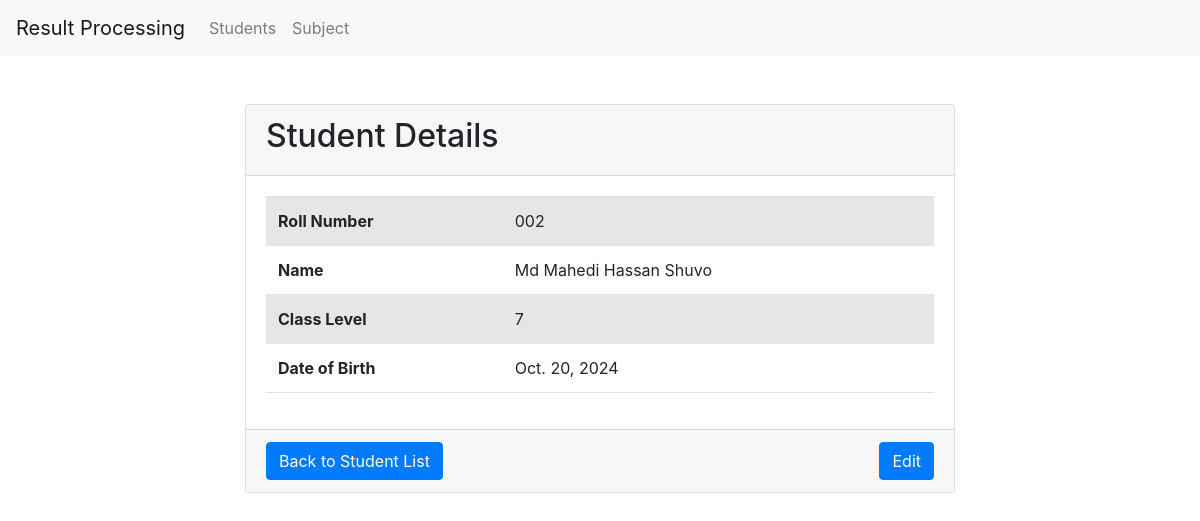
/results/v1/students/2/details/, run on an earlier commit of the app's database.
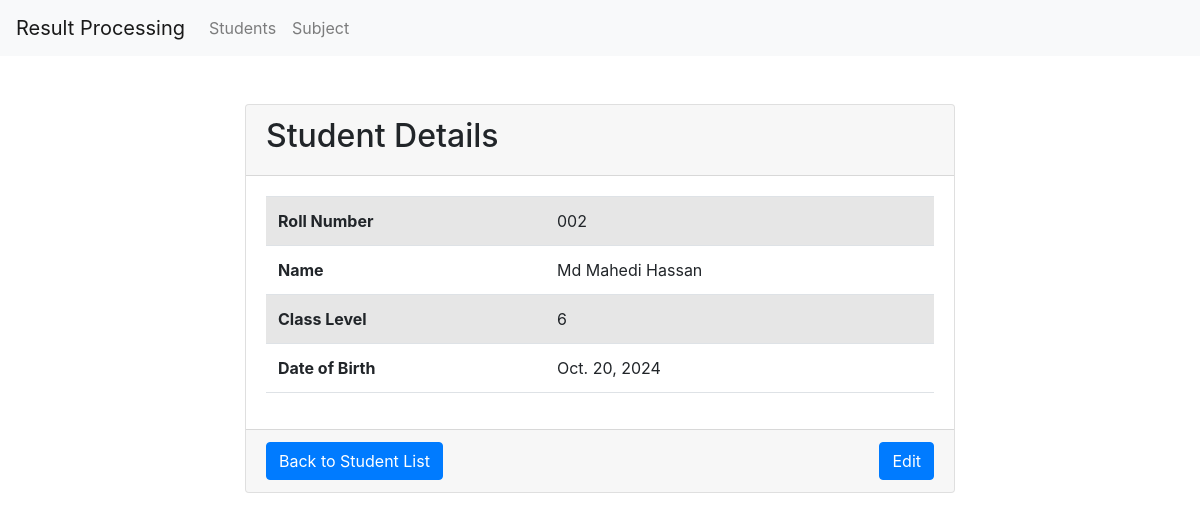
And on a later commit of the database.
### results/models.py (models this page shows, shortened)
class Student(models.Model):
    roll_number = models.CharField(max_length=20, unique=True)
    name = models.CharField(max_length=100)
    class_level = models.CharField(max_length=20)
    date_of_birth = models.DateField()

### results/views.py (the view)
class StudentDetailsView(DetailView):
    model = Student
    template_name = "students/student_details.html"
    context_object_name = "student"
    def get_object(self):
        return self.model.objects.get(pk=self.kwargs['pk'])

### results/templates/students/student_details.html (shortened to what this page needs)
{% extends 'base.html' %}
{% block content %}
<div class="container mt-5">
    <div class="row">
        <div class="col-md-8 offset-md-2">
            <div class="card">
                <div class="card-header">
                    <h2>Student Details</h2>
                </div>
                <div class="card-body">
                    <table class="table table-striped">
                        <tbody>
                            <tr>
                                <th scope="row">Roll Number</th>
                                <td>{{ student.roll_number }}</td>
                            </tr>
                            <tr>
                                <th scope="row">Name</th>
                                <td>{{ student.name }}</td>
                            </tr>
                            <tr>
                                <th scope="row">Class Level</th>
                                <td>{{ student.class_level }}</td>
                            </tr>
                            <tr>
                                <th scope="row">Date of Birth</th>
                                <td>{{ student.date_of_birth }}</td>
                            </tr>
                        </tbody>
                    </table>
                </div>
                <div class="card-footer d-flex justify-content-between align-items-center">
                    <a href="{% url 'student-list' %}" class="btn btn-primary">Back to Student List</a>
                    <a href="{% url 'student_update' student.id %}" class="btn btn-primary">Edit</a>
                </div>
            </div>
        </div>
    </div>
</div>
{% endblock %}

What changed in the data, as far as the page shows it:
changed Student: name "Md Mahedi Hassan Shuvo" → "Md Mahedi Hassan"; class_level "7" → "6"
